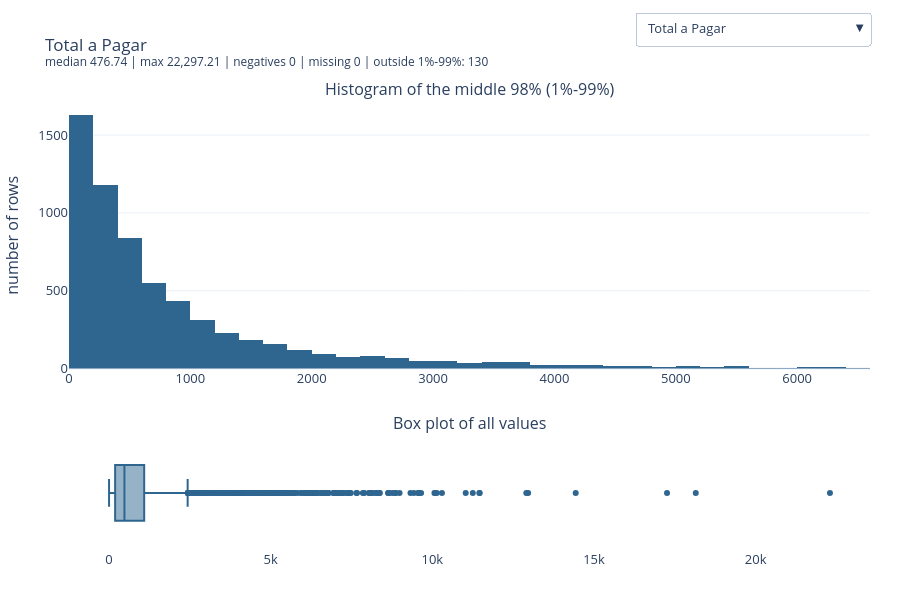

This figure's notebook cell:
### Markdown cell above
### Distribution of each numeric variable

Pick a variable in the dropdown (top right).
- **Top:** histogram of the middle 98% of values, to see the shape.
- **Bottom:** box plot of **all** values; points far from the box are extreme values (e.g. the `1e9` placeholders).

Hover for exact numbers, drag to zoom, double-click to reset.

### Code cell
fig = make_subplots(rows=2, cols=1, row_heights=[0.7, 0.3], vertical_spacing=0.15,
                    subplot_titles=("Histogram of the middle 98% (1%-99%)", "Box plot of all values"))
buttons = []
for i, variable in enumerate(num_cols):
    values = df[variable].dropna()
    low, high = values.quantile([0.01, 0.99])
    bulk = values[values.between(low, high)]
    fig.add_histogram(x=bulk, nbinsx=50, marker_color=BLUE, name=variable, visible=(i == 0), row=1, col=1)
    fig.add_box(x=values, marker_color=BLUE, boxpoints="outliers", name="", visible=(i == 0), row=2, col=1)

    title = (f"{variable}<br><sup>median {values.median():,.2f} | max {values.max():,.2f} | "
             f"negatives {(values < 0).sum()} | missing {df[variable].isna().sum()} | "
             f"outside 1%-99%: {len(values) - len(bulk)}</sup>")
    visible = [False] * (2 * len(num_cols))
    visible[2 * i] = visible[2 * i + 1] = True
    buttons.append(dict(label=variable, method="update", args=[{"visible": visible}, {"title.text": title}]))

fig.update_layout(title=buttons[0]["args"][1]["title.text"], height=600, showlegend=False,
                  updatemenus=[dict(buttons=buttons, x=1, xanchor="right", y=1.2, yanchor="top")])
fig.update_yaxes(title_text="number of rows", row=1, col=1)
fig.update_yaxes(showticklabels=False, row=2, col=1)
fig.show()

### Figure 1 — Plotly figure (JSON) as saved in the notebook; plotly's stock layout.template omitted (floating-point values rounded to 4 significant figures; data arrays with more than 128 entries replaced by an {"elided": "..."} marker saying what was removed)
{"data": [{"marker": {"color": "#2f6690"}, "name": "Total a Pagar", "nbinsx": 50, "type": "histogram", "visible": true, "x": {"elided": "6339 float values"}, "xaxis": "x", "yaxis": "y"}, {"boxpoints": "outliers", "marker": {"color": "#2f6690"}, "name": "", "type": "box", "visible": true, "x": {"elided": "6469 float values"}, "xaxis": "x2", "yaxis": "y2"}, {"marker": {"color": "#2f6690"}, "name": "Total Bruto", "nbinsx": 50, "type": "histogram", "visible": false, "x": {"elided": "6339 float values"}, "xaxis": "x", "yaxis": "y"}, {"boxpoints": "outliers", "marker": {"color": "#2f6690"}, "name": "", "type": "box", "visible": false, "x": {"elided": "6469 float values"}, "xaxis": "x2", "yaxis": "y2"}, {"marker": {"color": "#2f6690"}, "name": "Total Liquido", "nbinsx": 50, "type": "histogram", "visible": false, "x": {"elided": "6339 float values"}, "xaxis": "x", "yaxis": "y"}, {"boxpoints": "outliers", "marker": {"color": "#2f6690"}, "name": "", "type": "box", "visible": false, "x": {"elided": "6469 float values"}, "xaxis": "x2", "yaxis": "y2"}, {"marker": {"color": "#2f6690"}, "name": "Total Imp_", "nbinsx": 50, "type": "histogram", "visible": false, "x": {"elided": "6404 float values"}, "xaxis": "x", "yaxis": "y"}, {"boxpoints": "outliers", "marker": {"color": "#2f6690"}, "name": "", "type": "box", "visible": false, "x": {"elided": "6469 float values"}, "xaxis": "x2", "yaxis": "y2"}, {"marker": {"color": "#2f6690"}, "name": "Total Portes", "nbinsx": 50, "type": "histogram", "visible": false, "x": {"elided": "6406 float values"}, "xaxis": "x", "yaxis": "y"}, {"boxpoints": "outliers", "marker": {"color": "#2f6690"}, "name": "", "type": "box", "visible": false, "x": {"elided": "6469 float values"}, "xaxis": "x2", "yaxis": "y2"}, {"marker": {"color": "#2f6690"}, "name": "Total Desc_ Global", "nbinsx": 50, "type": "histogram", "visible": false, "x": {"elided": "6404 float values"}, "xaxis": "x", "yaxis": "y"}, {"boxpoints": "outliers", "marker": {"color": "#2f6690"}, "name": "", "type": "box", "visible": false, "x": {"elided": "6469 float values"}, "xaxis": "x2", "yaxis": "y2"}, {"marker": {"color": "#2f6690"}, "name": "Total Desc_ Linha", "nbinsx": 50, "type": "histogram", "visible": false, "x": {"elided": "6404 float values"}, "xaxis": "x", "yaxis": "y"}, {"boxpoints": "outliers", "marker": {"color": "#2f6690"}, "name": "", "type": "box", "visible": false, "x": {"elided": "6469 float values"}, "xaxis": "x2", "yaxis": "y2"}, {"marker": {"color": "#2f6690"}, "name": "Custo", "nbinsx": 50, "type": "histogram", "visible": false, "x": {"elided": "6404 float values"}, "xaxis": "x", "yaxis": "y"}, {"boxpoints": "outliers", "marker": {"color": "#2f6690"}, "name": "", "type": "box", "visible": false, "x": {"elided": "6469 float values"}, "xaxis": "x2", "yaxis": "y2"}, {"marker": {"color": "#2f6690"}, "name": "N_ Detalhes", "nbinsx": 50, "type": "histogram", "visible": false, "x": {"elided": "6406 float values"}, "xaxis": "x", "yaxis": "y"}, {"boxpoints": "outliers", "marker": {"color": "#2f6690"}, "name": "", "type": "box", "visible": false, "x": {"elided": "6469 float values"}, "xaxis": "x2", "yaxis": "y2"}, {"marker": {"color": "#2f6690"}, "name": "invoice_count_current_purchase", "nbinsx": 50, "type": "histogram", "visible": false, "x": {"elided": "6428 float values"}, "xaxis": "x", "yaxis": "y"}, {"boxpoints": "outliers", "marker": {"color": "#2f6690"}, "name": "", "type": "box", "visible": false, "x": {"elided": "6469 float values"}, "xaxis": "x2", "yaxis": "y2"}, {"marker": {"color": "#2f6690"}, "name": "days_since_previous_purchase", "nbinsx": 50, "type": "histogram", "visible": false, "x": {"elided": "5600 float values"}, "xaxis": "x", "yaxis": "y"}, {"boxpoints": "outliers", "marker": {"color": "#2f6690"}, "name": "", "type": "box", "visible": false, "x": {"elided": "5673 float values"}, "xaxis": "x2", "yaxis": "y2"}, {"marker": {"color": "#2f6690"}, "name": "customer_tenure_days", "nbinsx": 50, "type": "histogram", "visible": false, "x": {"elided": "6405 float values"}, "xaxis": "x", "yaxis": "y"}, {"boxpoints": "outliers", "marker": {"color": "#2f6690"}, "name": "", "type": "box", "visible": false, "x": {"elided": "6469 float values"}, "xaxis": "x2", "yaxis": "y2"}, {"marker": {"color": "#2f6690"}, "name": "prior_purchase_count", "nbinsx": 50, "type": "histogram", "visible": false, "x": {"elided": "6404 float values"}, "xaxis": "x", "yaxis": "y"}, {"boxpoints": "outliers", "marker": {"color": "#2f6690"}, "name": "", "type": "box", "visible": false, "x": {"elided": "6469 float values"}, "xaxis": "x2", "yaxis": "y2"}, {"marker": {"color": "#2f6690"}, "name": "prior_total_spend", "nbinsx": 50, "type": "histogram", "visible": false, "x": {"elided": "6404 float values"}, "xaxis": "x", "yaxis": "y"}, {"boxpoints": "outliers", "marker": {"color": "#2f6690"}, "name": "", "type": "box", "visible": false, "x": {"elided": "6469 float values"}, "xaxis": "x2", "yaxis": "y2"}, {"marker": {"color": "#2f6690"}, "name": "prior_mean_purchase_value", "nbinsx": 50, "type": "histogram", "visible": false, "x": {"elided": "5558 float values"}, "xaxis": "x", "yaxis": "y"}, {"boxpoints": "outliers", "marker": {"color": "#2f6690"}, "name": "", "type": "box", "visible": false, "x": {"elided": "5672 float values"}, "xaxis": "x2", "yaxis": "y2"}, {"marker": {"color": "#2f6690"}, "name": "prior_std_purchase_value", "nbinsx": 50, "type": "histogram", "visible": false, "x": {"elided": "5311 float values"}, "xaxis": "x", "yaxis": "y"}, {"boxpoints": "outliers", "marker": {"color": "#2f6690"}, "name": "", "type": "box", "visible": false, "x": {"elided": "5421 float values"}, "xaxis": "x2", "yaxis": "y2"}, {"marker": {"color": "#2f6690"}, "name": "prior_min_purchase_value", "nbinsx": 50, "type": "histogram", "visible": false, "x": {"elided": "5754 float values"}, "xaxis": "x", "yaxis": "y"}, {"boxpoints": "outliers", "marker": {"color": "#2f6690"}, "name": "", "type": "box", "visible": false, "x": {"elided": "5866 float values"}, "xaxis": "x2", "yaxis": "y2"}, {"marker": {"color": "#2f6690"}, "name": "prior_max_purchase_value", "nbinsx": 50, "type": "histogram", "visible": false, "x": {"elided": "5754 float values"}, "xaxis": "x", "yaxis": "y"}, {"boxpoints": "outliers", "marker": {"color": "#2f6690"}, "name": "", "type": "box", "visible": false, "x": {"elided": "5866 float values"}, "xaxis": "x2", "yaxis": "y2"}, {"marker": {"color": "#2f6690"}, "name": "prior_mean_gap_days", "nbinsx": 50, "type": "histogram", "visible": false, "x": {"elided": "5120 float values"}, "xaxis": "x", "yaxis": "y"}, {"boxpoints": "outliers", "marker": {"color": "#2f6690"}, "name": "", "type": "box", "visible": false, "x": {"elided": "5226 float values"}, "xaxis": "x2", "yaxis": "y2"}, {"marker": {"color": "#2f6690"}, "name": "prior_std_gap_days", "nbinsx": 50, "type": "histogram", "visible": false, "x": {"elided": "4954 float values"}, "xaxis": "x", "yaxis": "y"}, {"boxpoints": "outliers", "marker": {"color": "#2f6690"}, "name": "", "type": "box", "visible": false, "x": {"elided": "5056 float values"}, "xaxis": "x2", "yaxis": "y2"}, {"marker": {"color": "#2f6690"}, "name": "purchase_count_30d", "nbinsx": 50, "type": "histogram", "visible": false, "x": {"elided": "6412 float values"}, "xaxis": "x", "yaxis": "y"}, {"boxpoints": "outliers", "marker": {"color": "#2f6690"}, "name": "", "type": "box", "visible": false, "x": {"elided": "6469 float values"}, "xaxis": "x2", "yaxis": "y2"}, {"marker": {"color": "#2f6690"}, "name": "spend_30d", "nbinsx": 50, "type": "histogram", "visible": false, "x": {"elided": "6404 float values"}, "xaxis": "x", "yaxis": "y"}, {"boxpoints": "outliers", "marker": {"color": "#2f6690"}, "name": "", "type": "box", "visible": false, "x": {"elided": "6469 float values"}, "xaxis": "x2", "yaxis": "y2"}, {"marker": {"color": "#2f6690"}, "name": "purchase_count_90d", "nbinsx": 50, "type": "histogram", "visible": false, "x": {"elided": "6417 float values"}, "xaxis": "x", "yaxis": "y"}, {"boxpoints": "outliers", "marker": {"color": "#2f6690"}, "name": "", "type": "box", "visible": false, "x": {"elided": "6469 float values"}, "xaxis": "x2", "yaxis": "y2"}, {"marker": {"color": "#2f6690"}, "name": "spend_90d", "nbinsx": 50, "type": "histogram", "visible": false, "x": {"elided": "6404 float values"}, "xaxis": "x", "yaxis": "y"}, {"boxpoints": "outliers", "marker": {"color": "#2f6690"}, "name": "", "type": "box", "visible": false, "x": {"elided": "6469 float values"}, "xaxis": "x2", "yaxis": "y2"}, {"marker": {"color": "#2f6690"}, "name": "purchase_count_180d", "nbinsx": 50, "type": "histogram", "visible": false, "x": {"elided": "6406 float values"}, "xaxis": "x", "yaxis": "y"}, {"boxpoints": "outliers", "marker": {"color": "#2f6690"}, "name": "", "type": "box", "visible": false, "x": {"elided": "6469 float values"}, "xaxis": "x2", "yaxis": "y2"}, {"marker": {"color": "#2f6690"}, "name": "spend_180d", "nbinsx": 50, "type": "histogram", "visible": false, "x": {"elided": "6404 float values"}, "xaxis": "x", "yaxis": "y"}, {"boxpoints": "outliers", "marker": {"color": "#2f6690"}, "name": "", "type": "box", "visible": false, "x": {"elided": "6469 float values"}, "xaxis": "x2", "yaxis": "y2"}, {"marker": {"color": "#2f6690"}, "name": "purchase_count_365d", "nbinsx": 50, "type": "histogram", "visible": false, "x": {"elided": "6406 float values"}, "xaxis": "x", "yaxis": "y"}, {"boxpoints": "outliers", "marker": {"color": "#2f6690"}, "name": "", "type": "box", "visible": false, "x": {"elided": "6469 float values"}, "xaxis": "x2", "yaxis": "y2"}, {"marker": {"color": "#2f6690"}, "name": "spend_365d", "nbinsx": 50, "type": "histogram", "visible": false, "x": {"elided": "6196 float values"}, "xaxis": "x", "yaxis": "y"}, {"boxpoints": "outliers", "marker": {"color": "#2f6690"}, "name": "", "type": "box", "visible": false, "x": {"elided": "6274 float values"}, "xaxis": "x2", "yaxis": "y2"}, {"marker": {"color": "#2f6690"}, "name": "random_noise", "nbinsx": 50, "type": "histogram", "visible": false, "x": {"elided": "6339 float values"}, "xaxis": "x", "yaxis": "y"}, {"boxpoints": "outliers", "marker": {"color": "#2f6690"}, "name": "", "type": "box", "visible": false, "x": {"elided": "6469 float values"}, "xaxis": "x2", "yaxis": "y2"}], "layout": {"annotations": [{"font": {"size": 16}, "showarrow": false, "text": "Histogram of the middle 98% (1%-99%)", "x": 0.5, "xanchor": "center", "xref": "paper", "y": 1, "yanchor": "bottom", "yref": "paper"}, {"font": {"size": 16}, "showarrow": false, "text": "Box plot of all values", "x": 0.5, "xanchor": "center", "xref": "paper", "y": 0.255, "yanchor": "bottom", "yref": "paper"}], "height": 600, "showlegend": false, "title": {"text": "Total a Pagar<br><sup>median 476.74 | max 22,297.21 | negatives 0 | missing 0 | outside 1%-99%: 130</sup>"}, "updatemenus": [{"buttons": [{"args": [{"visible": [true, true, false, false, false, false, false, false, false, false, false, false, false, false, false, false, false, false, false, false, false, false, false, false, false, false, false, false, false, false, false, false, false, false, false, false, false, false, false, false, false, false, false, false, false, false, false, false, false, false, false, false, false, false, false, false, false, false]}, {"title.text": "Total a Pagar<br><sup>median 476.74 | max 22,297.21 | negatives 0 | missing 0 | outside 1%-99%: 130</sup>"}], "label": "Total a Pagar", "method": "update"}, {"args": [{"visible": [false, false, true, true, false, false, false, false, false, false, false, false, false, false, false, false, false, false, false, false, false, false, false, false, false, false, false, false, false, false, false, false, false, false, false, false, false, false, false, false, false, false, false, false, false, false, false, false, false, false, false, false, false, false, false, false, false, false]}, {"title.text": "Total Bruto<br><sup>median 445.74 | max 21,578.28 | negatives 0 | missing 0 | outside 1%-99%: 130</sup>"}], "label": "Total Bruto", "method": "update"}, {"args": [{"visible": [false, false, false, false, true, true, false, false, false, false, false, false, false, false, false, false, false, false, false, false, false, false, false, false, false, false, false, false, false, false, false, false, false, false, false, false, false, false, false, false, false, false, false, false, false, false, false, false, false, false, false, false, false, false, false, false, false, false]}, {"title.text": "Total Liquido<br><sup>median 389.91 | max 18,127.81 | negatives 0 | missing 0 | outside 1%-99%: 130</sup>"}], "label": "Total Liquido", "method": "update"}, {"args": [{"visible": [false, false, false, false, false, false, true, true, false, false, false, false, false, false, false, false, false, false, false, false, false, false, false, false, false, false, false, false, false, false, false, false, false, false, false, false, false, false, false, false, false, false, false, false, false, false, false, false, false, false, false, false, false, false, false, false, false, false]}, {"title.text": "Total Imp_<br><sup>median 79.74 | max 4,169.40 | negatives 0 | missing 0 | outside 1%-99%: 65</sup>"}], "label": "Total Imp_", "method": "update"}, {"args": [{"visible": [false, false, false, false, false, false, false, false, true, true, false, false, false, false, false, false, false, false, false, false, false, false, false, false, false, false, false, false, false, false, false, false, false, false, false, false, false, false, false, false, false, false, false, false, false, false, false, false, false, false, false, false, false, false, false, false, false, false]}, {"title.text": "Total Portes<br><sup>median 0.00 | max 181.06 | negatives 0 | missing 0 | outside 1%-99%: 63</sup>"}], "label": "Total Portes", "method": "update"}, {"args": [{"visible": [false, false, false, false, false, false, false, false, false, false, true, true, false, false, false, false, false, false, false, false, false, false, false, false, false, false, false, false, false, false, false, false, false, false, false, false, false, false, false, false, false, false, false, false, false, false, false, false, false, false, false, false, false, false, false, false, false, false]}, {"title.text": "Total Desc_ Global<br><sup>median 0.00 | max 218.49 | negatives 0 | missing 0 | outside 1%-99%: 65</sup>"}], "label": "Total Desc_ Global", "method": "update"}, {"args": [{"visible": [false, false, false, false, false, false, false, false, false, false, false, false, true, true, false, false, false, false, false, false, false, false, false, false, false, false, false, false, false, false, false, false, false, false, false, false, false, false, false, false, false, false, false, false, false, false, false, false, false, false, false, false, false, false, false, false, false, false]}, {"title.text": "Total Desc_ Linha<br><sup>median 13.13 | max 4,103.44 | negatives 0 | missing 0 | outside 1%-99%: 65</sup>"}], "label": "Total Desc_ Linha", "method": "update"}, {"args": [{"visible": [false, false, false, false, false, false, false, false, false, false, false, false, false, false, true, true, false, false, false, false, false, false, false, false, false, false, false, false, false, false, false, false, false, false, false, false, false, false, false, false, false, false, false, false, false, false, false, false, false, false, false, false, false, false, false, false, false, false]}, {"title.text": "Custo<br><sup>median 152.54 | max 7,427.40 | negatives 0 | missing 0 | outside 1%-99%: 65</sup>"}], "label": "Custo", "method": "update"}, {"args": [{"visible": [false, false, false, false, false, false, false, false, false, false, false, false, false, false, false, false, true, true, false, false, false, false, false, false, false, false, false, false, false, false, false, false, false, false, false, false, false, false, false, false, false, false, false, false, false, false, false, false, false, false, false, false, false, false, false, false, false, false]}, {"title.text": "N_ Detalhes<br><sup>median 11.00 | max 423.00 | negatives 0 | missing 0 | outside 1%-99%: 63</sup>"}], "label": "N_ Detalhes", "method": "update"}, {"args": [{"visible": [false, false, false, false, false, false, false, false, false, false, false, false, false, false, false, false, false, false, true, true, false, false, false, false, false, false, false, false, false, false, false, false, false, false, false, false, false, false, false, false, false, false, false, false, false, false, false, false, false, false, false, false, false, false, false, false, false, false]}, {"title.text": "invoice_count_current_purchase<br><sup>median 1.00 | max 5.00 | negatives 0 | missing 0 | outside 1%-99%: 41</sup>"}], "label": "invoice_count_current_purchase", "method": "update"}, {"args": [{"visible": [false, false, false, false, false, false, false, false, false, false, false, false, false, false, false, false, false, false, false, false, true, true, false, false, false, false, false, false, false, false, false, false, false, false, false, false, false, false, false, false, false, false, false, false, false, false, false, false, false, false, false, false, false, false, false, false, false, false]}, {"title.text": "days_since_previous_purchase<br><sup>median 57.00 | max 3,199.00 | negatives 16 | missing 796 | outside 1%-99%: 73</sup>"}], "label": "days_since_previous_purchase", "method": "update"}, {"args": [{"visible": [false, false, false, false, false, false, false, false, false, false, false, false, false, false, false, false, false, false, false, false, false, false, true, true, false, false, false, false, false, false, false, false, false, false, false, false, false, false, false, false, false, false, false, false, false, false, false, false, false, false, false, false, false, false, false, false, false, false]}, {"title.text": "customer_tenure_days<br><sup>median 918.00 | max 3,506.00 | negatives 0 | missing 0 | outside 1%-99%: 64</sup>"}], "label": "customer_tenure_days", "method": "update"}, {"args": [{"visible": [false, false, false, false, false, false, false, false, false, false, false, false, false, false, false, false, false, false, false, false, false, false, false, false, true, true, false, false, false, false, false, false, false, false, false, false, false, false, false, false, false, false, false, false, false, false, false, false, false, false, false, false, false, false, false, false, false, false]}, {"title.text": "prior_purchase_count<br><sup>median 11.00 | max 276.00 | negatives 0 | missing 0 | outside 1%-99%: 65</sup>"}], "label": "prior_purchase_count", "method": "update"}, {"args": [{"visible": [false, false, false, false, false, false, false, false, false, false, false, false, false, false, false, false, false, false, false, false, false, false, false, false, false, false, true, true, false, false, false, false, false, false, false, false, false, false, false, false, false, false, false, false, false, false, false, false, false, false, false, false, false, false, false, false, false, false]}, {"title.text": "prior_total_spend<br><sup>median 6,754.31 | max 247,865.10 | negatives 0 | missing 0 | outside 1%-99%: 65</sup>"}], "label": "prior_total_spend", "method": "update"}, {"args": [{"visible": [false, false, false, false, false, false, false, false, false, false, false, false, false, false, false, false, false, false, false, false, false, false, false, false, false, false, false, false, true, true, false, false, false, false, false, false, false, false, false, false, false, false, false, false, false, false, false, false, false, false, false, false, false, false, false, false, false, false]}, {"title.text": "prior_mean_purchase_value<br><sup>median 724.90 | max 1,000,000,000.00 | negatives 16 | missing 797 | outside 1%-99%: 114</sup>"}], "label": "prior_mean_purchase_value", "method": "update"}, {"args": [{"visible": [false, false, false, false, false, false, false, false, false, false, false, false, false, false, false, false, false, false, false, false, false, false, false, false, false, false, false, false, false, false, true, true, false, false, false, false, false, false, false, false, false, false, false, false, false, false, false, false, false, false, false, false, false, false, false, false, false, false]}, {"title.text": "prior_std_purchase_value<br><sup>median 569.08 | max 6,770.22 | negatives 0 | missing 1048 | outside 1%-99%: 110</sup>"}], "label": "prior_std_purchase_value", "method": "update"}, {"args": [{"visible": [false, false, false, false, false, false, false, false, false, false, false, false, false, false, false, false, false, false, false, false, false, false, false, false, false, false, false, false, false, false, false, false, true, true, false, false, false, false, false, false, false, false, false, false, false, false, false, false, false, false, false, false, false, false, false, false, false, false]}, {"title.text": "prior_min_purchase_value<br><sup>median 64.34 | max 6,298.98 | negatives 0 | missing 603 | outside 1%-99%: 112</sup>"}], "label": "prior_min_purchase_value", "method": "update"}, {"args": [{"visible": [false, false, false, false, false, false, false, false, false, false, false, false, false, false, false, false, false, false, false, false, false, false, false, false, false, false, false, false, false, false, false, false, false, false, true, true, false, false, false, false, false, false, false, false, false, false, false, false, false, false, false, false, false, false, false, false, false, false]}, {"title.text": "prior_max_purchase_value<br><sup>median 1,783.24 | max 267,526.19 | negatives 0 | missing 603 | outside 1%-99%: 112</sup>"}], "label": "prior_max_purchase_value", "method": "update"}, {"args": [{"visible": [false, false, false, false, false, false, false, false, false, false, false, false, false, false, false, false, false, false, false, false, false, false, false, false, false, false, false, false, false, false, false, false, false, false, false, false, true, true, false, false, false, false, false, false, false, false, false, false, false, false, false, false, false, false, false, false, false, false]}, {"title.text": "prior_mean_gap_days<br><sup>median 68.44 | max 3,199.00 | negatives 16 | missing 1243 | outside 1%-99%: 106</sup>"}], "label": "prior_mean_gap_days", "method": "update"}, {"args": [{"visible": [false, false, false, false, false, false, false, false, false, false, false, false, false, false, false, false, false, false, false, false, false, false, false, false, false, false, false, false, false, false, false, false, false, false, false, false, false, false, true, true, false, false, false, false, false, false, false, false, false, false, false, false, false, false, false, false, false, false]}, {"title.text": "prior_std_gap_days<br><sup>median 50.64 | max 2,212.54 | negatives 0 | missing 1413 | outside 1%-99%: 102</sup>"}], "label": "prior_std_gap_days", "method": "update"}, {"args": [{"visible": [false, false, false, false, false, false, false, false, false, false, false, false, false, false, false, false, false, false, false, false, false, false, false, false, false, false, false, false, false, false, false, false, false, false, false, false, false, false, false, false, true, true, false, false, false, false, false, false, false, false, false, false, false, false, false, false, false, false]}, {"title.text": "purchase_count_30d<br><sup>median 0.00 | max 11.00 | negatives 0 | missing 0 | outside 1%-99%: 57</sup>"}], "label": "purchase_count_30d", "method": "update"}, {"args": [{"visible": [false, false, false, false, false, false, false, false, false, false, false, false, false, false, false, false, false, false, false, false, false, false, false, false, false, false, false, false, false, false, false, false, false, false, false, false, false, false, false, false, false, false, true, true, false, false, false, false, false, false, false, false, false, false, false, false, false, false]}, {"title.text": "spend_30d<br><sup>median 0.00 | max 22,297.21 | negatives 0 | missing 0 | outside 1%-99%: 65</sup>"}], "label": "spend_30d", "method": "update"}, {"args": [{"visible": [false, false, false, false, false, false, false, false, false, false, false, false, false, false, false, false, false, false, false, false, false, false, false, false, false, false, false, false, false, false, false, false, false, false, false, false, false, false, false, false, false, false, false, false, true, true, false, false, false, false, false, false, false, false, false, false, false, false]}, {"title.text": "purchase_count_90d<br><sup>median 1.00 | max 22.00 | negatives 0 | missing 0 | outside 1%-99%: 52</sup>"}], "label": "purchase_count_90d", "method": "update"}, {"args": [{"visible": [false, false, false, false, false, false, false, false, false, false, false, false, false, false, false, false, false, false, false, false, false, false, false, false, false, false, false, false, false, false, false, false, false, false, false, false, false, false, false, false, false, false, false, false, false, false, true, true, false, false, false, false, false, false, false, false, false, false]}, {"title.text": "spend_90d<br><sup>median 198.50 | max 30,234.88 | negatives 0 | missing 0 | outside 1%-99%: 65</sup>"}], "label": "spend_90d", "method": "update"}, {"args": [{"visible": [false, false, false, false, false, false, false, false, false, false, false, false, false, false, false, false, false, false, false, false, false, false, false, false, false, false, false, false, false, false, false, false, false, false, false, false, false, false, false, false, false, false, false, false, false, false, false, false, true, true, false, false, false, false, false, false, false, false]}, {"title.text": "purchase_count_180d<br><sup>median 2.00 | max 37.00 | negatives 0 | missing 0 | outside 1%-99%: 63</sup>"}], "label": "purchase_count_180d", "method": "update"}, {"args": [{"visible": [false, false, false, false, false, false, false, false, false, false, false, false, false, false, false, false, false, false, false, false, false, false, false, false, false, false, false, false, false, false, false, false, false, false, false, false, false, false, false, false, false, false, false, false, false, false, false, false, false, false, true, true, false, false, false, false, false, false]}, {"title.text": "spend_180d<br><sup>median 1,117.68 | max 49,746.97 | negatives 0 | missing 0 | outside 1%-99%: 65</sup>"}], "label": "spend_180d", "method": "update"}, {"args": [{"visible": [false, false, false, false, false, false, false, false, false, false, false, false, false, false, false, false, false, false, false, false, false, false, false, false, false, false, false, false, false, false, false, false, false, false, false, false, false, false, false, false, false, false, false, false, false, false, false, false, false, false, false, false, true, true, false, false, false, false]}, {"title.text": "purchase_count_365d<br><sup>median 3.00 | max 60.00 | negatives 0 | missing 0 | outside 1%-99%: 63</sup>"}], "label": "purchase_count_365d", "method": "update"}, {"args": [{"visible": [false, false, false, false, false, false, false, false, false, false, false, false, false, false, false, false, false, false, false, false, false, false, false, false, false, false, false, false, false, false, false, false, false, false, false, false, false, false, false, false, false, false, false, false, false, false, false, false, false, false, false, false, false, false, true, true, false, false]}, {"title.text": "spend_365d<br><sup>median 2,426.61 | max 1,000,000,000.00 | negatives 15 | missing 195 | outside 1%-99%: 78</sup>"}], "label": "spend_365d", "method": "update"}, {"args": [{"visible": [false, false, false, false, false, false, false, false, false, false, false, false, false, false, false, false, false, false, false, false, false, false, false, false, false, false, false, false, false, false, false, false, false, false, false, false, false, false, false, false, false, false, false, false, false, false, false, false, false, false, false, false, false, false, false, false, true, true]}, {"title.text": "random_noise<br><sup>median -0.05 | max 4.15 | negatives 3357 | missing 0 | outside 1%-99%: 130</sup>"}], "label": "random_noise", "method": "update"}], "x": 1, "xanchor": "right", "y": 1.2, "yanchor": "top"}], "xaxis": {"anchor": "y", "domain": [0, 1]}, "xaxis2": {"anchor": "y2", "domain": [0, 1]}, "yaxis": {"anchor": "x", "domain": [0.405, 1], "title": {"text": "number of rows"}}, "yaxis2": {"anchor": "x2", "domain": [0, 0.255], "showticklabels": false}}}
